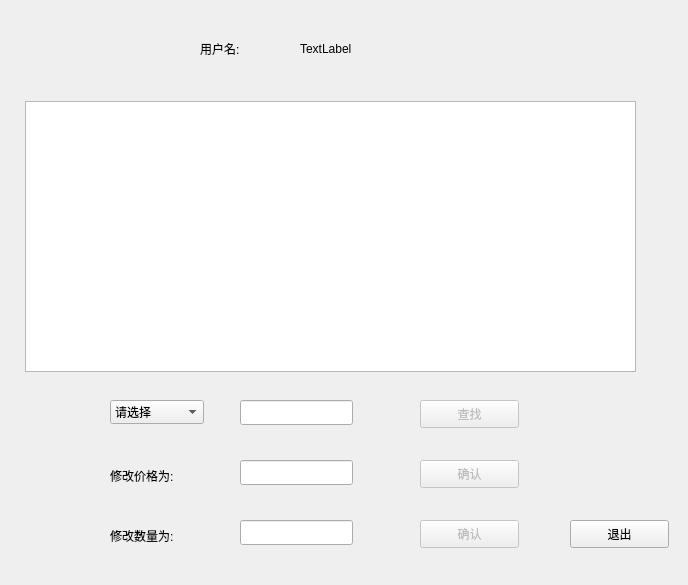
<?xml version="1.0" encoding="UTF-8"?>
<ui version="4.0">
 <class>managegoodsDialog</class>
 <widget class="QDialog" name="managegoodsDialog">
  <property name="geometry">
   <rect>
    <x>0</x>
    <y>0</y>
    <width>688</width>
    <height>585</height>
   </rect>
  </property>
  <property name="windowTitle">
   <string>Dialog</string>
  </property>
  <widget class="QTableView" name="tableView">
   <property name="geometry">
    <rect>
     <x>25</x>
     <y>101</y>
     <width>611</width>
     <height>271</height>
    </rect>
   </property>
  </widget>
  <widget class="QLabel" name="label">
   <property name="geometry">
    <rect>
     <x>200</x>
     <y>40</y>
     <width>81</width>
     <height>18</height>
    </rect>
   </property>
   <property name="text">
    <string>用户名:</string>
   </property>
  </widget>
  <widget class="QLabel" name="label_2">
   <property name="geometry">
    <rect>
     <x>110</x>
     <y>460</y>
     <width>121</width>
     <height>31</height>
    </rect>
   </property>
   <property name="text">
    <string>修改价格为:</string>
   </property>
  </widget>
  <widget class="QLabel" name="label_3">
   <property name="geometry">
    <rect>
     <x>110</x>
     <y>520</y>
     <width>111</width>
     <height>31</height>
    </rect>
   </property>
   <property name="text">
    <string>修改数量为:</string>
   </property>
  </widget>
  <widget class="QLineEdit" name="priceEdit">
   <property name="geometry">
    <rect>
     <x>240</x>
     <y>460</y>
     <width>113</width>
     <height>25</height>
    </rect>
   </property>
  </widget>
  <widget class="QLineEdit" name="numEdit">
   <property name="geometry">
    <rect>
     <x>240</x>
     <y>520</y>
     <width>113</width>
     <height>25</height>
    </rect>
   </property>
  </widget>
  <widget class="QPushButton" name="priceokButton">
   <property name="enabled">
    <bool>false</bool>
   </property>
   <property name="geometry">
    <rect>
     <x>420</x>
     <y>460</y>
     <width>99</width>
     <height>28</height>
    </rect>
   </property>
   <property name="text">
    <string>确认</string>
   </property>
  </widget>
  <widget class="QPushButton" name="numokButton">
   <property name="enabled">
    <bool>false</bool>
   </property>
   <property name="geometry">
    <rect>
     <x>420</x>
     <y>520</y>
     <width>99</width>
     <height>28</height>
    </rect>
   </property>
   <property name="text">
    <string>确认</string>
   </property>
  </widget>
  <widget class="QComboBox" name="comboBox">
   <property name="geometry">
    <rect>
     <x>110</x>
     <y>400</y>
     <width>94</width>
     <height>24</height>
    </rect>
   </property>
   <item>
    <property name="text">
     <string>请选择</string>
    </property>
   </item>
   <item>
    <property name="text">
     <string>id</string>
    </property>
   </item>
   <item>
    <property name="text">
     <string>type</string>
    </property>
   </item>
   <item>
    <property name="text">
     <string>name</string>
    </property>
   </item>
  </widget>
  <widget class="QLineEdit" name="goodsEdit">
   <property name="geometry">
    <rect>
     <x>240</x>
     <y>400</y>
     <width>113</width>
     <height>25</height>
    </rect>
   </property>
  </widget>
  <widget class="QPushButton" name="searchButton">
   <property name="enabled">
    <bool>false</bool>
   </property>
   <property name="geometry">
    <rect>
     <x>420</x>
     <y>400</y>
     <width>99</width>
     <height>28</height>
    </rect>
   </property>
   <property name="text">
    <string>查找</string>
   </property>
  </widget>
  <widget class="QLabel" name="nameLabel">
   <property name="geometry">
    <rect>
     <x>300</x>
     <y>40</y>
     <width>81</width>
     <height>18</height>
    </rect>
   </property>
   <property name="text">
    <string>TextLabel</string>
   </property>
  </widget>
  <widget class="QPushButton" name="cancelButton">
   <property name="geometry">
    <rect>
     <x>570</x>
     <y>520</y>
     <width>99</width>
     <height>28</height>
    </rect>
   </property>
   <property name="text">
    <string>退出</string>
   </property>
  </widget>
 </widget>
 <resources/>
 <connections/>
</ui>
